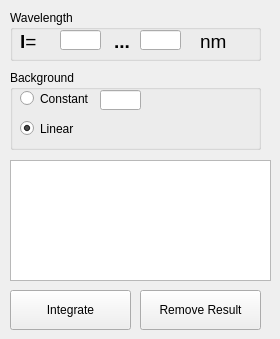
          <widget class="QWidget" name="tab_intensity">
           <attribute name="title">
            <string>Intensity</string>
           </attribute>
           <widget class="QPushButton" name="pushButton_integrate">
            <property name="geometry">
             <rect>
              <x>10</x>
              <y>290</y>
              <width>121</width>
              <height>40</height>
             </rect>
            </property>
            <property name="sizePolicy">
             <sizepolicy hsizetype="Preferred" vsizetype="Minimum">
              <horstretch>0</horstretch>
              <verstretch>0</verstretch>
             </sizepolicy>
            </property>
            <property name="minimumSize">
             <size>
              <width>0</width>
              <height>40</height>
             </size>
            </property>
            <property name="text">
             <string>Integrate</string>
            </property>
           </widget>
           <widget class="QGroupBox" name="groupBox_3">
            <property name="geometry">
             <rect>
              <x>10</x>
              <y>10</y>
              <width>251</width>
              <height>51</height>
             </rect>
            </property>
            <property name="title">
             <string>Wavelength</string>
            </property>
            <widget class="QLineEdit" name="lineEdit_intensity_to">
             <property name="geometry">
              <rect>
               <x>130</x>
               <y>20</y>
               <width>41</width>
               <height>20</height>
              </rect>
             </property>
            </widget>
            <widget class="QLineEdit" name="lineEdit_intensity_from">
             <property name="geometry">
              <rect>
               <x>50</x>
               <y>20</y>
               <width>41</width>
               <height>20</height>
              </rect>
             </property>
            </widget>
            <widget class="QLabel" name="label_Nm_2">
             <property name="geometry">
              <rect>
               <x>190</x>
               <y>20</y>
               <width>27</width>
               <height>23</height>
              </rect>
             </property>
             <property name="sizePolicy">
              <sizepolicy hsizetype="Fixed" vsizetype="Preferred">
               <horstretch>0</horstretch>
               <verstretch>0</verstretch>
              </sizepolicy>
             </property>
             <property name="text">
              <string>&lt;!DOCTYPE HTML PUBLIC &quot;-//W3C//DTD HTML 4.0//EN&quot; &quot;http://www.w3.org/TR/REC-html40/strict.dtd&quot;&gt;
&lt;html&gt;&lt;head&gt;&lt;meta name=&quot;qrichtext&quot; content=&quot;1&quot; /&gt;&lt;style type=&quot;text/css&quot;&gt;
p, li { white-space: pre-wrap; }
&lt;/style&gt;&lt;/head&gt;&lt;body style=&quot; font-family:'MS Shell Dlg 2'; font-size:14pt; font-weight:400; font-style:normal;&quot;&gt;
&lt;p style=&quot; margin-top:0px; margin-bottom:0px; margin-left:0px; margin-right:0px; -qt-block-indent:0; text-indent:0px;&quot;&gt;nm&lt;/p&gt;&lt;/body&gt;&lt;/html&gt;</string>
             </property>
            </widget>
            <widget class="QLabel" name="label_5">
             <property name="geometry">
              <rect>
               <x>10</x>
               <y>20</y>
               <width>26</width>
               <height>23</height>
              </rect>
             </property>
             <property name="sizePolicy">
              <sizepolicy hsizetype="Maximum" vsizetype="Preferred">
               <horstretch>0</horstretch>
               <verstretch>0</verstretch>
              </sizepolicy>
             </property>
             <property name="minimumSize">
              <size>
               <width>0</width>
               <height>0</height>
              </size>
             </property>
             <property name="text">
              <string>&lt;!DOCTYPE HTML PUBLIC &quot;-//W3C//DTD HTML 4.0//EN&quot; &quot;http://www.w3.org/TR/REC-html40/strict.dtd&quot;&gt;
&lt;html&gt;&lt;head&gt;&lt;meta name=&quot;qrichtext&quot; content=&quot;1&quot; /&gt;&lt;style type=&quot;text/css&quot;&gt;
p, li { white-space: pre-wrap; }
&lt;/style&gt;&lt;/head&gt;&lt;body style=&quot; font-family:'MS Shell Dlg 2'; font-size:8pt; font-weight:400; font-style:normal;&quot;&gt;
&lt;p style=&quot; margin-top:0px; margin-bottom:0px; margin-left:0px; margin-right:0px; -qt-block-indent:0; text-indent:0px;&quot;&gt;&lt;span style=&quot; font-family:'Symbol'; font-size:14pt; font-weight:600;&quot;&gt;l&lt;/span&gt;&lt;span style=&quot; font-size:14pt;&quot;&gt;=&lt;/span&gt;&lt;/p&gt;&lt;/body&gt;&lt;/html&gt;</string>
             </property>
            </widget>
            <widget class="QLabel" name="label_To_2">
             <property name="geometry">
              <rect>
               <x>104</x>
               <y>20</y>
               <width>18</width>
               <height>23</height>
              </rect>
             </property>
             <property name="sizePolicy">
              <sizepolicy hsizetype="Fixed" vsizetype="Preferred">
               <horstretch>0</horstretch>
               <verstretch>0</verstretch>
              </sizepolicy>
             </property>
             <property name="text">
              <string>&lt;html&gt;&lt;head/&gt;&lt;body&gt;&lt;p&gt;&lt;span style=&quot; font-size:14pt; font-weight:600;&quot;&gt;...&lt;/span&gt;&lt;/p&gt;&lt;/body&gt;&lt;/html&gt;</string>
             </property>
            </widget>
           </widget>
           <widget class="QGroupBox" name="groupBox_2">
            <property name="geometry">
             <rect>
              <x>10</x>
              <y>70</y>
              <width>251</width>
              <height>80</height>
             </rect>
            </property>
            <property name="title">
             <string>Background</string>
            </property>
            <widget class="QRadioButton" name="radioButton_bgConst">
             <property name="geometry">
              <rect>
               <x>10</x>
               <y>20</y>
               <width>82</width>
               <height>17</height>
              </rect>
             </property>
             <property name="text">
              <string>Constant</string>
             </property>
             <property name="checked">
              <bool>false</bool>
             </property>
            </widget>
            <widget class="QRadioButton" name="radioButton_bgLin">
             <property name="geometry">
              <rect>
               <x>10</x>
               <y>50</y>
               <width>82</width>
               <height>17</height>
              </rect>
             </property>
             <property name="text">
              <string>Linear</string>
             </property>
             <property name="checked">
              <bool>true</bool>
             </property>
            </widget>
            <widget class="QLineEdit" name="lineEdit_bgConstOffset">
             <property name="geometry">
              <rect>
               <x>90</x>
               <y>20</y>
               <width>41</width>
               <height>20</height>
              </rect>
             </property>
            </widget>
           </widget>
           <widget class="QTableWidget" name="confIntList">
            <property name="geometry">
             <rect>
              <x>10</x>
              <y>160</y>
              <width>261</width>
              <height>121</height>
             </rect>
            </property>
            <property name="sizePolicy">
             <sizepolicy hsizetype="Expanding" vsizetype="Fixed">
              <horstretch>0</horstretch>
              <verstretch>0</verstretch>
             </sizepolicy>
            </property>
            <property name="maximumSize">
             <size>
              <width>16777215</width>
              <height>150</height>
             </size>
            </property>
           </widget>
           <widget class="QPushButton" name="pushButton_remove_integrate">
            <property name="geometry">
             <rect>
              <x>140</x>
              <y>290</y>
              <width>121</width>
              <height>40</height>
             </rect>
            </property>
            <property name="sizePolicy">
             <sizepolicy hsizetype="Preferred" vsizetype="Minimum">
              <horstretch>0</horstretch>
              <verstretch>0</verstretch>
             </sizepolicy>
            </property>
            <property name="minimumSize">
             <size>
              <width>0</width>
              <height>40</height>
             </size>
            </property>
            <property name="text">
             <string>Remove Result</string>
            </property>
           </widget>
          </widget>
